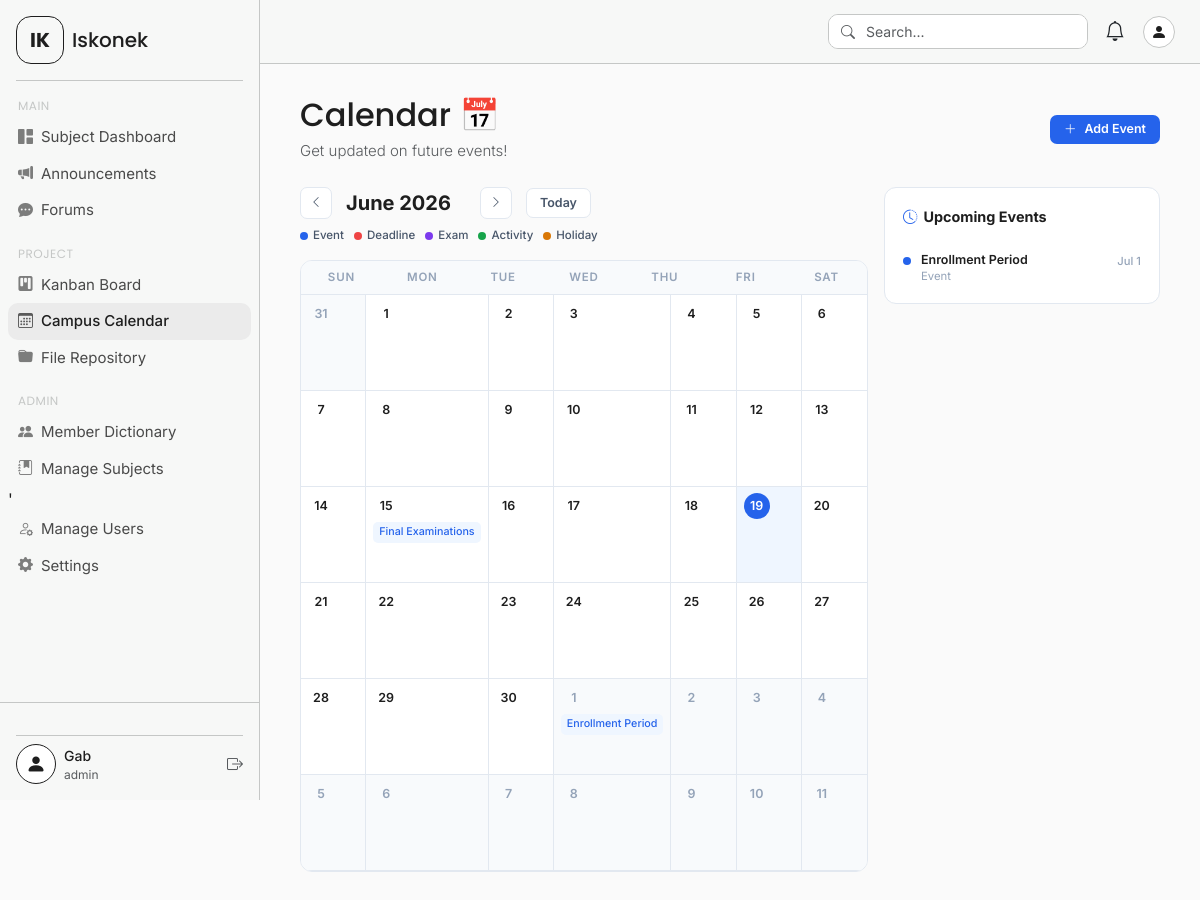
Screenshot of /calendar.php (signed in) with the database file from the repository.
### tables this page shows
CREATE TABLE `events` (
  `id` int(11) NOT NULL,
  `title` varchar(255) NOT NULL,
  `description` text DEFAULT NULL,
  `event_date` date NOT NULL,
  `event_time` time DEFAULT NULL,
  `category` enum('event','deadline','exam','activity','holiday') NOT NULL DEFAULT 'event',
  `created_by` int(11) NOT NULL,
  `created_at` timestamp NOT NULL DEFAULT current_timestamp()
);

### calendar.php (the view, shortened to what this page needs)
<?php
require_once 'includes/config.php';
$now   = new DateTime();
$year  = isset($_GET['y']) ? (int)$_GET['y'] : (int)$now->format('Y');
$month = isset($_GET['m']) ? (int)$_GET['m'] : (int)$now->format('n');
$prev_month = $month - 1; $prev_year = $year;
$next_month = $month + 1; $next_year = $year;
$month_label    = date('F Y', mktime(0, 0, 0, $month, 1, $year));
$first_day      = (int)date('w', mktime(0, 0, 0, $month, 1, $year));
$days_in_month  = (int)date('t', mktime(0, 0, 0, $month, 1, $year));
$days_prev      = (int)date('t', mktime(0, 0, 0, $prev_month, 1, $prev_year));
$range_start = date('Y-m-d', mktime(0, 0, 0, $prev_month, $days_prev - $first_day + 1, $prev_year));
$range_end   = date('Y-m-d', mktime(0, 0, 0, $next_month, 14, $next_year));
$has_category_col = false;
$col_check = $conn->query("SHOW COLUMNS FROM events LIKE 'category'");
if ($col_check && $col_check->num_rows > 0) $has_category_col = true;
if ($has_category_col) {
    $ev_stmt = $conn->prepare("
        SELECT e.id, e.title, e.description, e.event_date, e.event_time, e.category, e.created_by,
               COALESCE(u.first_name, 'Unknown') AS first_name,
               COALESCE(u.last_name, 'User') AS last_name
        FROM events e
        LEFT JOIN users u ON u.id = e.created_by
        WHERE e.event_date BETWEEN ? AND ?
        ORDER BY e.event_date, e.event_time
    ");
}
if ($ev_stmt) {
    $ev_stmt->bind_param("ss", $range_start, $range_end);
    $ev_stmt->execute();
    $all_events = $ev_stmt->get_result()->fetch_all(MYSQLI_ASSOC);
} else {
    $all_events = [];
}
$events_by_date = [];
foreach ($all_events as $ev) {
    $events_by_date[$ev['event_date']][] = $ev;
}
$today_str  = $now->format('Y-m-d');
$future_end = date('Y-m-d', strtotime('+30 days'));
$upcoming   = array_filter($all_events, fn($e) => $e['event_date'] >= $today_str && $e['event_date'] <= $future_end);
$upcoming   = array_slice(array_values($upcoming), 0, 8);
$cat_config = [
    'event'    => ['label' => 'Event',    'chip' => 'chip-event',    'dot' => '#2563eb', 'icon' => 'bi-calendar-event'],
    'deadline' => ['label' => 'Deadline', 'chip' => 'chip-deadline', 'dot' => '#ef4444', 'icon' => 'bi-flag-fill'],
    'exam'     => ['label' => 'Exam',     'chip' => 'chip-exam',     'dot' => '#7c3aed', 'icon' => 'bi-pencil-fill'],
    'activity' => ['label' => 'Activity', 'chip' => 'chip-activity', 'dot' => '#16a34a', 'icon' => 'bi-lightning-fill'],
    'holiday'  => ['label' => 'Holiday',  'chip' => 'chip-holiday',  'dot' => '#d97706', 'icon' => 'bi-sun-fill'],
];
?>
<!DOCTYPE html>
<html lang="en">
<head>
  <link href="https://cdn.jsdelivr.net/npm/bootstrap@5.3.3/dist/css/bootstrap.min.css" rel="stylesheet">
  <link href="https://cdn.jsdelivr.net/npm/bootstrap-icons@1.11.3/font/bootstrap-icons.min.css" rel="stylesheet">
  <link href="assets/css/style.css" rel="stylesheet">
  <link href="assets/css/calendar.css" rel="stylesheet">
</head>
<body>
  <div class="app-wrapper">
    <?php include 'includes/sidebar.php'; ?>
    <div class="main-content">
      <?php include 'includes/navbar.php'; ?>
      <div class="page-body">
        <div class="d-flex flex-wrap justify-content-between align-items-center gap-2 mb-4">
          <div>
            <h2 class="hero-greeting mb-1">Calendar 📅</h2>
            <p class="hero-sub text-muted mb-0">Get updated on future events!</p>
          </div>
          <button class="btn-add-deadline d-flex align-items-center gap-2"
                  data-bs-toggle="modal" data-bs-target="#addEventModal">
            <i class="bi bi-plus-lg"></i>
            Add Event
          </button>
        </div>
        <div class="row g-3 align-items-start">
          <div class="col-12 col-lg-8">
            <div class="d-flex flex-wrap align-items-center justify-content-between gap-2 mb-3">
              <div class="cal-nav">
                <a href="?m=<?= $prev_month ?>&y=<?= $prev_year ?>" class="nav-btn text-decoration-none">
                  <i class="bi bi-chevron-left" style="font-size:.75rem;"></i>
                </a>
                <span class="month-label"><?= $month_label ?></span>
                <a href="?m=<?= $next_month ?>&y=<?= $next_year ?>" class="nav-btn text-decoration-none">
                  <i class="bi bi-chevron-right" style="font-size:.75rem;"></i>
                </a>
                <a href="calendar.php" class="today-btn text-decoration-none">Today</a>
              </div>
              <div class="legend d-none d-sm-flex">
                <?php foreach ($cat_config as $key => $cfg): ?>
                <div class="legend-item">
                  <span class="legend-dot" style="background:<?= $cfg['dot'] ?>;"></span>
                  <?= $cfg['label'] ?>
                </div>
                <?php endforeach; ?>
              </div>
            </div>
            <div class="cal-grid">
              <div class="cal-day-headers">
                <?php foreach (['Sun','Mon','Tue','Wed','Thu','Fri','Sat'] as $d): ?>
                <div class="cal-day-header"><?= $d ?></div>
                <?php endforeach; ?>
              </div>
              <div class="cal-days">
                <?php
                $today_ymd = $now->format('Y-m-d');
                $cell_count = 0;
                for ($i = $first_day - 1; $i >= 0; $i--) {
                    $d   = $days_prev - $i;
                    echo '<div class="cal-cell other-month">';
                    echo   '<div class="day-num">' . $d . '</div>';
                    echo '</div>';
                    $cell_count++;
                }
                for ($d = 1; $d <= $days_in_month; $d++) {
                    $ymd      = sprintf('%04d-%02d-%02d', $year, $month, $d);
                    $is_today = ($ymd === $today_ymd);
                    $day_evs  = $events_by_date[$ymd] ?? [];
                    echo '<div class="cal-cell ' . ($is_today ? 'today' : '') . '">';
                    echo   '<div class="day-num">' . $d . '</div>';
                    foreach (array_slice($day_evs, 0, 2) as $ev) {
                        $chip = $cat_config[$ev['category'] ?? 'event']['chip'] ?? 'chip-event';
                        echo '<div class="event-chip ' . $chip . '"
                                   onclick="showEventDetail(' . htmlspecialchars(json_encode($ev), ENT_QUOTES) . ')">'
                             . htmlspecialchars($ev['title']) . '</div>';
                    }
                    echo '</div>';
                    $cell_count++;
                }
                $trailing = 42 - $cell_count;
                for ($d = 1; $d <= $trailing; $d++) {
                    $ymd = sprintf('%04d-%02d-%02d', $next_year, $next_month, $d);
                    echo '<div class="cal-cell other-month">';
                    echo   '<div class="day-num">' . $d . '</div>';
                    $this_day_evs = $events_by_date[$ymd] ?? [];
                    foreach (array_slice($this_day_evs, 0, 2) as $ev) {
                        $chip = $cat_config[$ev['category'] ?? 'event']['chip'] ?? 'chip-event';
                        echo '<div class="event-chip ' . $chip . ' d-none d-md-flex"
                                   onclick="showEventDetail(' . htmlspecialchars(json_encode($ev), ENT_QUOTES) . ')">'
                             . htmlspecialchars($ev['title']) . '</div>';
                    }
                    echo '</div>';
                }
                ?>
              </div>
            </div>
          </div>
          <div class="col-12 col-lg-4">
            <div class="upcoming-card">
              <div class="upcoming-title">
                <i class="bi bi-clock-history" style="color:#2563eb;"></i>
                Upcoming Events
              </div>
              <?php if (empty($upcoming)): ?>
              <p class="text-muted small mb-0">No upcoming events in the next 30 days.</p>
              <?php else: ?>
              <?php foreach ($upcoming as $ev):
                    $cat   = $ev['category'] ?? 'event';
                    $cfg   = $cat_config[$cat] ?? $cat_config['event'];
                    $d_fmt = date('M j', strtotime($ev['event_date']));
                    $t_fmt = $ev['event_time'] ? date('g:i A', strtotime($ev['event_time'])) : '';
              ?>
              <div class="upcoming-item" style="cursor:pointer;"
                   onclick="showEventDetail(<?= htmlspecialchars(json_encode($ev), ENT_QUOTES) ?>)">
                <span class="upcoming-dot" style="background:<?= $cfg['dot'] ?>;"></span>
                <div class="flex-grow-1">
                  <div class="upcoming-label"><?= htmlspecialchars($ev['title']) ?></div>
                  <div class="upcoming-sub"><?= $cfg['label'] ?><?= $t_fmt ? ' · ' . $t_fmt : '' ?></div>
                </div>
                <span class="upcoming-date"><?= $d_fmt ?></span>
              </div>
              <?php endforeach; ?>
              <?php endif; ?>
            </div>
          </div>
        </div>
      </div>
    </div>
  </div>
</body>
</html>

### assets/css/style.css (style rules this page uses)
:root { --sidebar-width: 260px; --navbar-height: 64px; --bg-main: #fafafa; --bg-sidebar: #f7f8f7; --border-color: #c5c7c6; --hover-bg: #ebebeb; --text-primary: #1e1e1e; --text-secondary: rgba(30, 30, 30, 0.8); --text-muted: #c5c7c6; --accent-green: #33b77a; --accent-red: #d23c3c; --font-main: 'Inter', sans-serif; --font-heading: 'Poppins', sans-serif; }
* { box-sizing: border-box; }
body { font-family: var(--font-main); background-color: var(--bg-main); color: var(--text-primary); overflow-x: hidden; }
.app-wrapper { display: flex; min-height: 100vh; }
.main-content { margin-left: var(--sidebar-width); flex: 1; display: flex; flex-direction: column; min-height: 100vh; }
.page-body { padding: 32px 40px; flex: 1; }
.hero-greeting { font-family: var(--font-heading); font-size: 32px; font-weight: 500; color: var(--text-primary); line-height: 1.2; }
.hero-sub { font-size: 15px; font-weight: 300; color: var(--text-primary); margin-top: 6px; }

### rows the page displays
events: title "Final Examinations"
events: title "Enrollment Period", category "Event", event_date "Jul 1"

### other values shown
$_SESSION['full_name'] "Gab"
$_SESSION['role'] "admin"
$month_label "June 2026"
$cfg['label'] "Event"
$cfg['label'] "Deadline"
$cfg['label'] "Exam"
$cfg['label'] "Activity"
$cfg['label'] "Holiday"
$d "SUN"
$d "MON"
$d "TUE"
$d "WED"
$d "THU"
$d "FRI"
$d "SAT"
